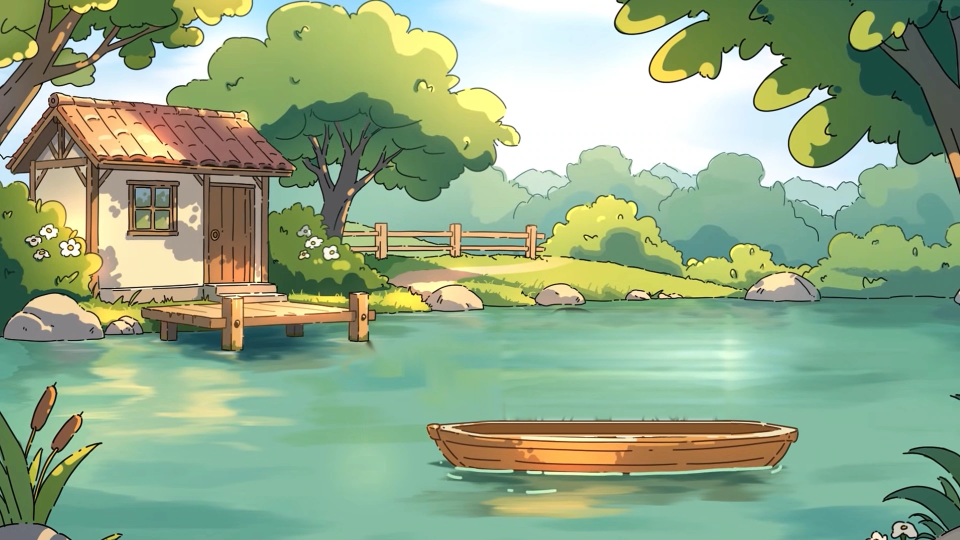
#> input picture docs/art-tools/clover_meadow_source.webp, 1920 x 1080 px, found by its file name (shown at 1/2 size)
$ python make_clover_meadow.py docs/art-tools/clover_meadow_source.webp
#> lines starting #> are read from the running program, lines starting #| are printed output that depends on the picture; after the words box and inside, x2 and y2 are one past the last pixel; in counts of white or black regions, pixels touching at a corner belong together
"""Builds the Clover Hill Meadow room (the lily pond cottage) from one finished cartoon picture.

Usage (from the repo root):
    python docs/art-tools/make_clover_meadow.py docs/art-tools/clover_meadow_source.webp

The source picture is the hand-inked pond scene with the passengers taken out of the boat
(docs/art-tools/clover_remove_characters.py does that step once). This script then
  * cuts the foreground out of it: the two big trees, the grass in the corners and the little boat,
  * paints the ground behind each cut-out, so the layers can move apart for the mouse parallax,
  * makes a night version of every layer (deep blue, a moon, stars, a glowing cabin window),
  * writes the WebP layers to client/public/scenes/clover-meadow and the seed api/src/seed/cloverMeadow.js.
It needs only numpy, Pillow and opencv-python-headless.
"""
import os, sys, json
import numpy as np
import cv2
from PIL import Image, ImageDraw

SRC = sys.argv[1] if len(sys.argv) > 1 else 'docs/art-tools/clover_meadow_source.webp'
DST = sys.argv[2] if len(sys.argv) > 2 else 'client/public/scenes/clover-meadow'
SEED = sys.argv[3] if len(sys.argv) > 3 else 'api/src/seed/cloverMeadow.js'
SLUG = 'clover-meadow'
os.makedirs(DST, exist_ok=True)
for f in os.listdir(DST):
    if f.endswith('.webp'):
        os.remove(os.path.join(DST, f))

im = np.asarray(Image.open(SRC).convert('RGB').resize((1920, 1080), Image.LANCZOS))
#> im is the input picture: shape (1080, 1920, 3); mean R, G, B 145.5, 169.9, 135.1
# the source is a soft video frame: a gentle sharpening brings the ink lines back
_blur = cv2.GaussianBlur(im, (0, 0), 1.6)
im = np.clip(im.astype(np.float32) + 0.7 * (im.astype(np.float32) - _blur.astype(np.float32)), 0, 255).astype(np.uint8)
H, W = im.shape[:2]
f = im.astype(np.float32)
R, G, B = f[..., 0], f[..., 1], f[..., 2]
hsv = cv2.cvtColor(im, cv2.COLOR_RGB2HSV).astype(np.float32)
HUE, S, V = hsv[..., 0] * 2, hsv[..., 1] / 255, hsv[..., 2] / 255
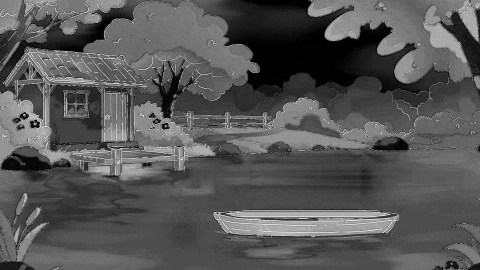
#> S: shape (1080, 1920) float32 (shown at 1/4 size); min 0, max 1, mean 0.338
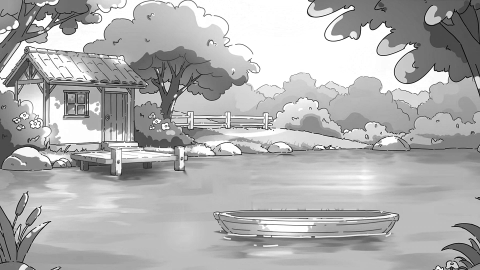
#> V: shape (1080, 1920) float32 (shown at 1/4 size); min 0, max 1, mean 0.69
YY, XX = np.mgrid[0:H, 0:W]


def poly(pts):
    m = Image.new('L', (W, H), 0)
    ImageDraw.Draw(m).polygon(pts, fill=255)
    return np.asarray(m) > 0


def clean(m, minarea=300, close=7):
    """close small gaps, drop specks, fill holes"""
    m = m.astype(np.uint8) * 255
    m = cv2.morphologyEx(m, cv2.MORPH_CLOSE, np.ones((close, close), np.uint8))
    n, lab, st, _ = cv2.connectedComponentsWithStats(m)
    out = np.zeros_like(m)
    for i in range(1, n):
        if st[i, 4] >= minarea:
            out[lab == i] = 255
    pad = cv2.copyMakeBorder(out, 1, 1, 1, 1, cv2.BORDER_CONSTANT, value=0)
    inv = 255 - pad
    mk = np.zeros((inv.shape[0] + 2, inv.shape[1] + 2), np.uint8)
    cv2.floodFill(inv, mk, (0, 0), 0)
    return ((pad | inv)[1:-1, 1:-1]) > 0


# ---------- cut-outs, found by colour inside a rough area
dark = (V < 0.60) & (G >= B - 10)
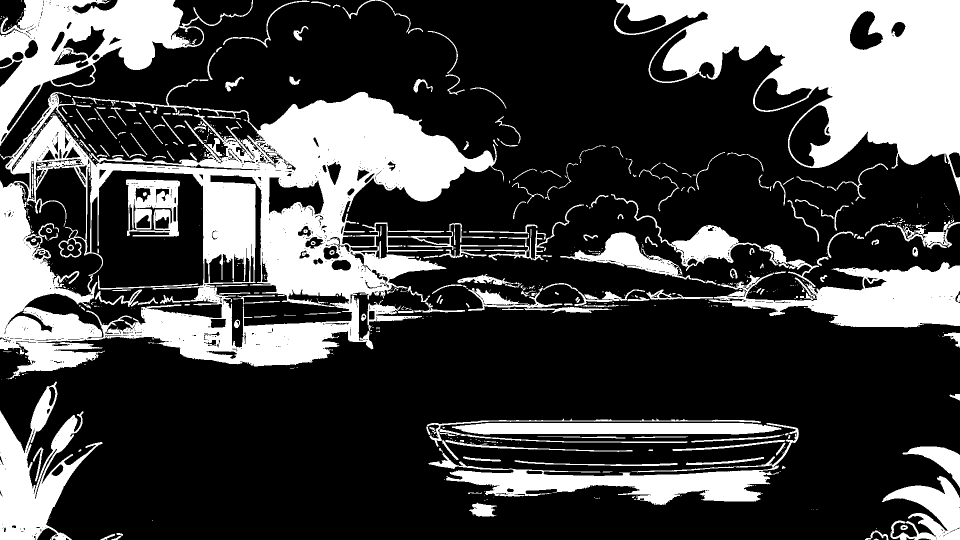
#> dark: shape (1080, 1920) bool (shown at 1/2 size); 27.7% white; 757 white regions (537 under 20 px), largest, box (x1, y1, x2, y2) and area: (0, 184, 1008, 759) 218777, (1228, 0, 1920, 391) 128207, (0, 0, 506, 292) 44488
yellow = (HUE > 40) & (HUE < 80) & (S > 0.55) & (V > 0.6)
#> yellow: shape (1080, 1920) bool; 2.8% white; 771 white regions (702 under 20 px), largest, box (x1, y1, x2, y2) and area: (992, 522, 1439, 592) 13011, (51, 402, 201, 591) 9332, (1581, 213, 1655, 329) 4912
reg = poly([(1215, 0), (1920, 0), (1920, 700), (1860, 700), (1860, 420), (1700, 400), (1700, 345), (1215, 345)])
M = {}
M['tree_right'] = clean((dark | yellow) & reg)
#> in clean, `n, lab, st, _ = cv2.connectedComponentsWithStats(m)`:
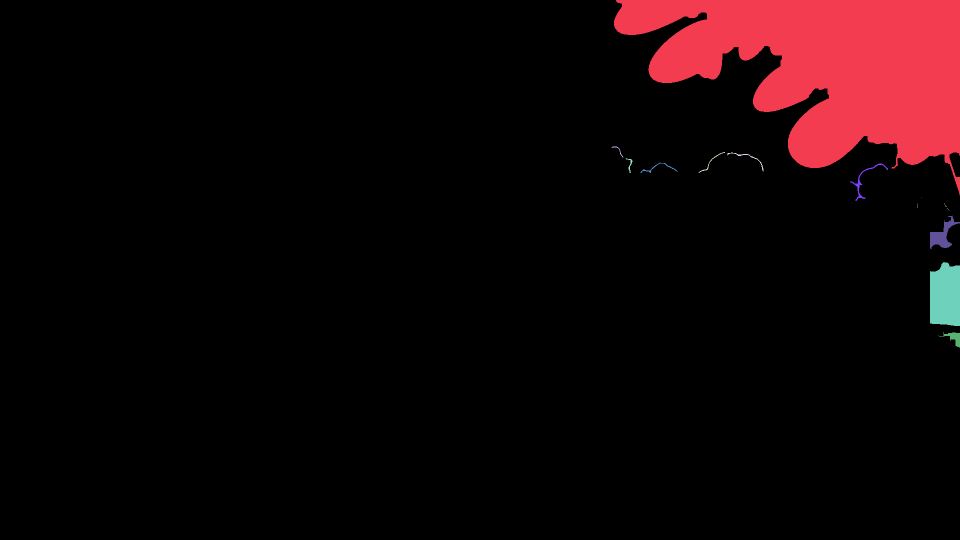
#> lab: shape (1080, 1920) int32 (shown at 1/2 size); 18 distinct labels, from 0 to 17; one colour per label, 0 black
#> in clean, `n, lab, st, _ = cv2.connectedComponentsWithStats(m)`: n = 18; st = 18 rows, first 6: [0, 0, 1920, 1080, 1914962], [1228, 0, 692, 391, 148625], [1223, 293, 24, 22, 60], [1397, 304, 53, 42, 127], [1455, 305, 72, 38, 180], [1251, 317, 14, 29, 92]
reg = poly([(0, 0), (440, 0), (440, 150), (330, 175), (112, 186), (70, 300), (0, 300)])
M['tree_left'] = clean(((V < 0.62) | yellow) & reg)
#> call 2 of clean, with minarea = 300, close = 7
#> in clean (call 2), `n, lab, st, _ = cv2.connectedComponentsWithStats(m)`:
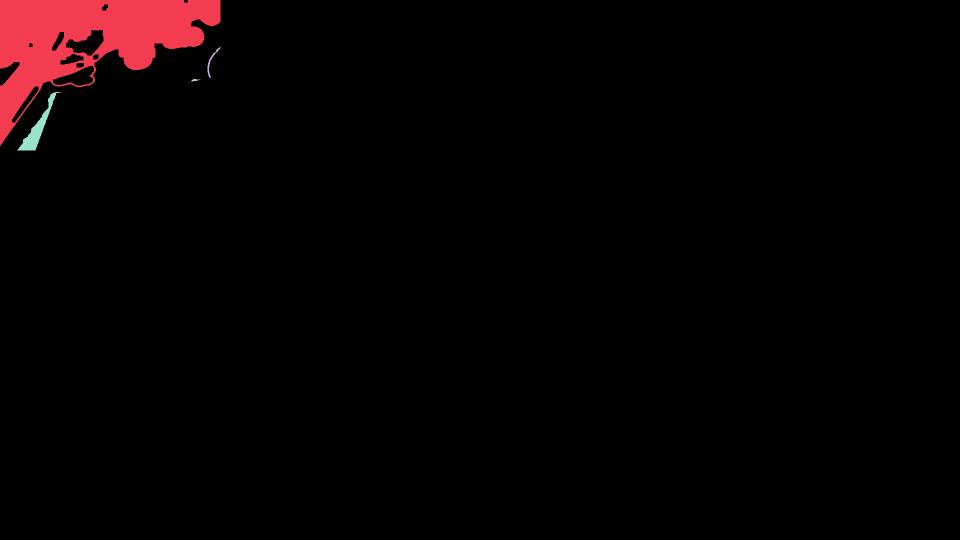
#> lab: shape (1080, 1920) int32 (shown at 1/2 size); 6 distinct labels, from 0 to 5; one colour per label, 0 black
#> in clean (call 2), `n, lab, st, _ = cv2.connectedComponentsWithStats(m)`: n = 6; st = [[0, 0, 1920, 1080, 2015424], [0, 0, 441, 292, 55737], [415, 94, 26, 61, 218], [383, 158, 18, 6, 48], [378, 164, 1, 1, 1], [34, 184, 89, 117, 2172]]
#> in clean (call 2), `inv = 255 - pad`:
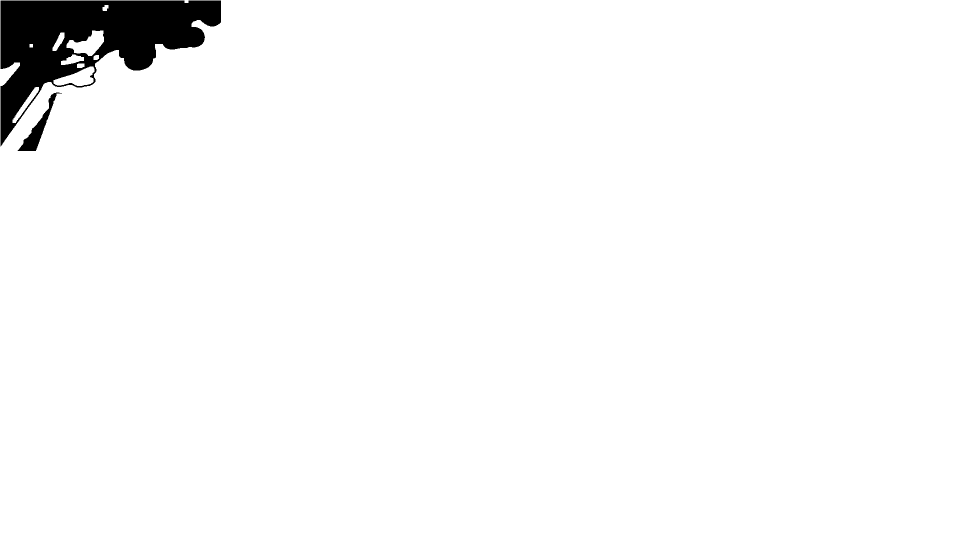
#> inv: shape (1082, 1922) (shown at 1/2 size); 97.2% white; 2 black regions, box (x1, y1, x2, y2) and area: (1, 1, 442, 293) 55737, (35, 185, 124, 302) 2172
#> in clean (call 2), `return ((pad | inv)[1:-1, 1:-1]) > 0`:
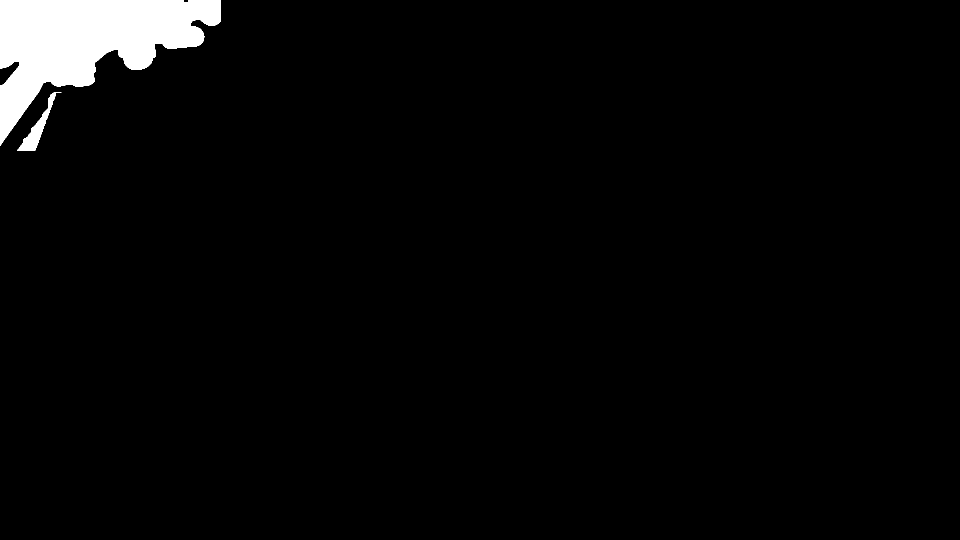
#> returned value: shape (1080, 1920) bool (shown at 1/2 size); 3.1% white; 2 white regions, box (x1, y1, x2, y2) and area: (0, 0, 441, 292) 61732, (34, 184, 123, 301) 2172
plant = ((HUE > 45) & (HUE < 150) & (V < 0.78) & (S > 0.3)) | (V < 0.25) | ((R > G + 8) & (V < 0.7)) | ((S < 0.22) & (V < 0.7) & (V > 0.3))
#> plant: shape (1080, 1920) bool; 32.6% white; 2110 white regions (1841 under 20 px), largest, box (x1, y1, x2, y2) and area: (0, 2, 1169, 725) 319389, (1228, 0, 1920, 395) 103988, (0, 0, 505, 293) 51552
M['grass_left'] = clean((plant | yellow) & poly([(0, 760), (300, 760), (300, 1080), (0, 1080)]))
#> (the rest of the program and of its run is left out)
